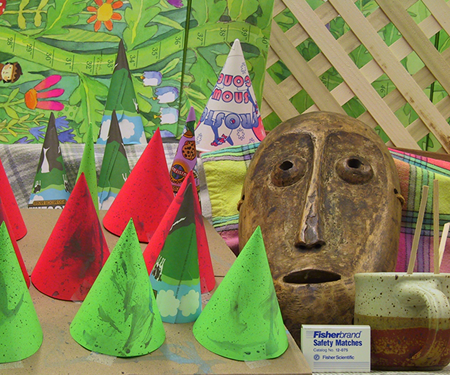
//> input picture hw5/cones2.png, 450 x 375 px
$ ./main_stereo_matching   (built with g++ and OpenCV 4)
//> lines starting //> are read from the running program, lines starting //| are printed output that depends on the picture
#include <stdlib.h>
#include <math.h>
#include <cv.h>
#include <highgui.h>

int main (int argc, char* const argv[])
{
    //Load image
	IplImage* leftImage = cvLoadImage("cones2.png");
//> leftImage is the input picture: 375 rows x 450 cols, CV_8UC3; mean B, G, R 82.3, 130.2, 132.6
	IplImage* rightImage = cvLoadImage("cones6.png");
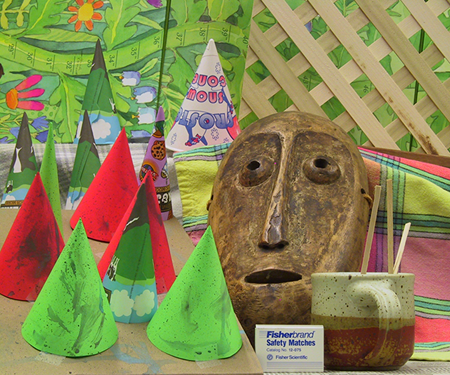
//> input picture hw5/cones6.png, 450 x 375 px
//> rightImage is the input picture: 375 rows x 450 cols, CV_8UC3; mean B, G, R 83.6, 133.3, 137.4
	IplImage* groundTruth = cvLoadImage("conesdisp2.png");
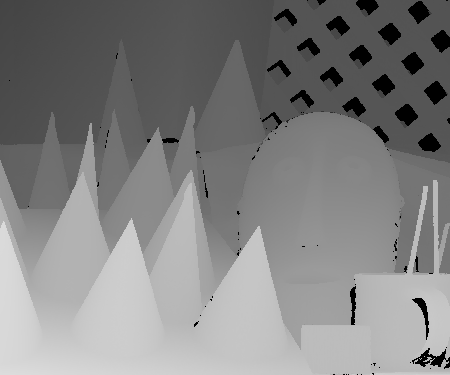
//> input picture hw5/conesdisp2.png, 450 x 375 px
//> groundTruth is the input picture: 375 rows x 450 cols, CV_8UC3; min 0, max 220, mean 129.8

	//RGB to Gray
	IplImage* grayLeftImage = cvCreateImage(cvSize(leftImage->width, leftImage->height), IPL_DEPTH_8U, 1);
	IplImage* grayRightImage = cvCreateImage(cvSize(rightImage->width, rightImage->height), IPL_DEPTH_8U, 1);
	cvCvtColor(leftImage, grayLeftImage, CV_RGB2GRAY);
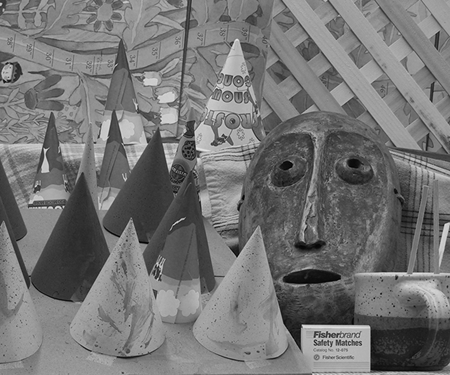
//> grayLeftImage: 375 rows x 450 cols, CV_8UC1; min 0, max 229, mean 116.2
	cvCvtColor(rightImage, grayRightImage, CV_RGB2GRAY);
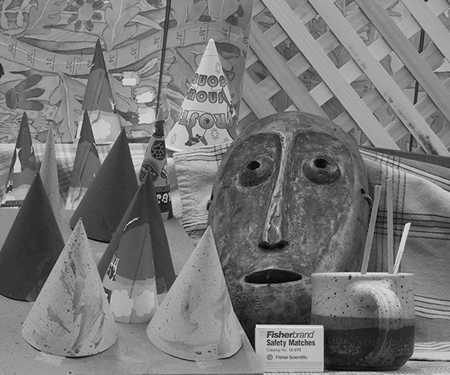
//> grayRightImage: 375 rows x 450 cols, CV_8UC1; min 0, max 240, mean 118.9

	//Define disparity map
	IplImage* disparityImage = cvCreateImage(cvSize(leftImage->width, leftImage->height), IPL_DEPTH_8U, 1);
	cvSetZero(disparityImage);

	//Define parameters
	int windowSize = 9;
	int w = (int)(windowSize-1)/2;
	int disparityRange = 64;
	int disparity = 0;
	float scale = 4;

	//Scaning image
	int Height = grayLeftImage->height;
//> Height = 375
	int Width = grayLeftImage->width;
//> Width = 450
	bool det_flag = false;

	for(int y=0; y<Height; y++){
		for(int x=0; x<Width; x++){
			int ssd = 255*255*9*9;//max value
			//Disparity Range
			for(int d=-disparityRange; d<=0; d++){
				//scaning window
				int tmp_ssd = 0;
				det_flag = false;
				for(int j=-w;j<=w;j++){
					for(int i=-w;i<=w;i++){
						if((x+i+d)>=0 && (x+i+d)<Width && (y+j)>=0 && (y+j)<Height){
							det_flag = true;
							int left_pixel = ((uchar*)(grayLeftImage->imageData+grayLeftImage->widthStep*(y+j)))[x+i];
							int right_pixel = ((uchar*)(grayRightImage->imageData+grayRightImage->widthStep*(y+j)))[x+i+d];
							tmp_ssd+=(left_pixel-right_pixel)*(left_pixel-right_pixel);
						}
					}
				}
				if(tmp_ssd<ssd && det_flag){
					ssd = tmp_ssd;
					disparity = -d;
				}
			}
			//build diparity map
			disparityImage->imageData[y*disparityImage->widthStep+x] = (int)disparity*scale;
		}
	}
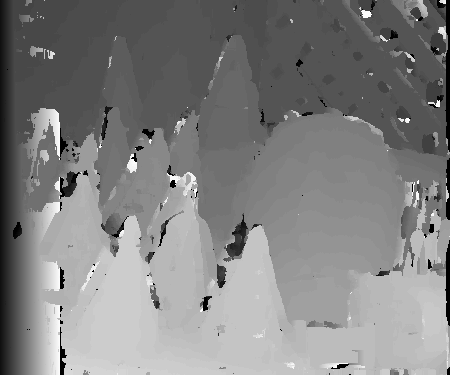
//> disparityImage: 375 rows x 450 cols, CV_8UC1; min 0, max 252, mean 129.1
//> after the loop, det_flag = true; disparity = 0

	//Compare diparity map with ground truth
	//Calculate error rate
	int sumOfSub = 0;
	int sumOfGT = 0;
	float ErrorRate = 0;
	for(int y=0; y<disparityImage->height; y++)
	{
		 for(int x=0; x<disparityImage->width; x++)
		 {
			  sumOfSub += abs(((uchar*)(groundTruth->imageData+groundTruth->widthStep*y))[x] - ((uchar*)(disparityImage->imageData+disparityImage->widthStep*y))[x]);
			  sumOfGT += ((uchar*)(groundTruth->imageData+groundTruth->widthStep*y))[x];
		 }
	}
//> this loop made 375 passes
//> (sumOfSub, sumOfGT) on passes 1 to 3: (7200, 33264), (14144, 66564), (20837, 99909)
//> after the loop, sumOfSub = 4462658; sumOfGT = 22890084
	ErrorRate = (float)sumOfSub/sumOfGT;
//> ErrorRate = 0.195
	printf("錯誤率為%f", ErrorRate);
//| 錯誤率為0.194960

	//Show image
	cvNamedWindow("Right Image", CV_WINDOW_AUTOSIZE);
	cvShowImage("Right Image", rightImage);
	cvNamedWindow("Left Image", CV_WINDOW_AUTOSIZE);
	cvShowImage("Left Image", leftImage);
	cvNamedWindow("Ground Truth", CV_WINDOW_AUTOSIZE);
	cvShowImage("Ground Truth", groundTruth);
	cvNamedWindow("Disparity Image", CV_WINDOW_AUTOSIZE);
	cvShowImage("Disparity Image", disparityImage);

	//Release
	cvWaitKey(0);
 	cvReleaseImage(&grayRightImage);
	cvReleaseImage(&grayLeftImage);
	cvReleaseImage(&groundTruth);
	cvReleaseImage(&disparityImage);
	cvDestroyWindow("Left Image");
	cvDestroyWindow("Right Image");
	cvDestroyWindow("Ground Truth");
	cvDestroyWindow("Dispairty Image");

    return 0;
}
